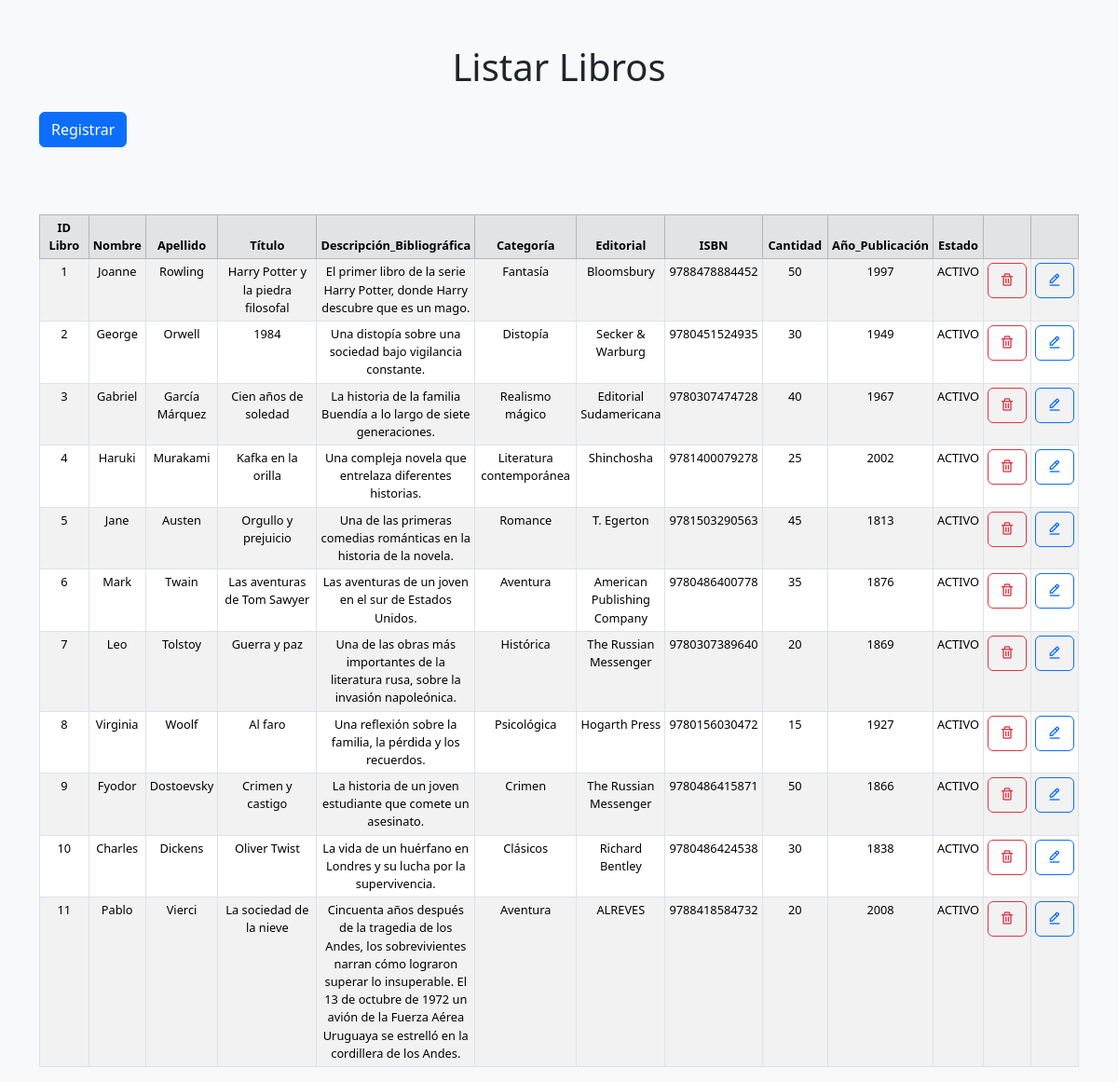
The app's page /listarLibro with its own data.
### tables this page shows
CREATE TABLE Libros
(
   IDLIBRO INTEGER PRIMARY KEY,
   IDEDITORIAL INTEGER,
   IDCATEGORIA INTEGER,
   LIBTITULO CHAR(100),
   LIBDESCRIPCION CHAR(500),
   LIBISBN CHAR(20) UNIQUE,
   LIBANOPUBLICACION INTEGER,
   LIBACTIVO BOOLEAN DEFAULT TRUE,
   LIBCANTIDAD INTEGER,
   FOREIGN KEY(IDEDITORIAL) REFERENCES Editoriales(IDEDITORIAL),
   FOREIGN KEY(IDCATEGORIA) REFERENCES Categorias(IDCATEGORIA)
);

CREATE TABLE Autores
(
   IDAUTOR INTEGER PRIMARY KEY,
   AUNOMBRE CHAR(100),
   AUAPELLIDO CHAR(100),
   IDNACIONALIDAD INTEGER,
   AUFECHANACIMIENTO CHAR(100),
   FOREIGN KEY (IDNACIONALIDAD) REFERENCES Nacionalidades(IDNACIONALIDAD)
);

CREATE TABLE Categorias
(
   IDCATEGORIA INTEGER PRIMARY KEY,
   CANOMBRE CHAR(40),
   CADESCRIPCION CHAR(200)
);

CREATE TABLE Editoriales
(
   IDEDITORIAL INTEGER PRIMARY KEY,
   EDNOMBRE CHAR(100),
   EDTELEFONO INTEGER
);

### proyecto ver 6/web.py (the view)
@app.route('/listarLibro',methods = ['GET','POST'])
def listar_Libro():
    if request.method == 'POST':
        autores = recuperacionRegistrosAutores()
        editoriales = recuperacionRegistros('EDITORIALES')
        categorias = recuperacionRegistros('CATEGORIAS')
        conexion = sql.connect('biblioteca.db')
        conexion.row_factory = sql.Row
        cursor = conexion.cursor()
        l = Libro()
        rows = cursor.execute(l.listarLibros())
        conexion.commit()
        return render_template('crearLibro.html',autores = autores,editoriales = editoriales,categorias = categorias, rows = rows)
    else:
        autores = recuperacionRegistrosAutores()
        editoriales = recuperacionRegistros('EDITORIALES')
        categorias = recuperacionRegistros('CATEGORIAS')
        conexion = sql.connect('biblioteca.db')
        conexion.row_factory = sql.Row
        cursor = conexion.cursor()
        l = Libro()
        rows = cursor.execute(l.listarLibros())
        conexion.commit()
        return render_template('listarLibro.html',autores = autores,editoriales = editoriales,categorias = categorias, rows = rows)

### proyecto ver 6/web.py (called while the page is built)
def recuperacionRegistrosAutores():
    conexion = sql.connect('biblioteca.db')
    cursor = conexion.cursor()
    cursor.execute('SELECT * FROM AUTORES')
    datos = cursor.fetchall()
    conexion.close()
    return datos

def recuperacionRegistros(tabla):
    conexion = sql.connect('biblioteca.db')
    cursor = conexion.cursor()
    cursor.execute(f'SELECT * FROM {tabla}')
    datos = cursor.fetchall()
    conexion.close()
    return datos

### proyecto ver 6/templates/listarLibro.html (shortened to what this page needs)
<!DOCTYPE html>
<html lang="en">
<head>
    <link href="https://cdn.jsdelivr.net/npm/bootstrap@5.3.3/dist/css/bootstrap.min.css" rel="stylesheet">
    <link href='https://unpkg.com/boxicons@2.1.4/css/boxicons.min.css' rel='stylesheet'>
</head>
<body class="bg-light">
    <div class="container py-5">
        <h1 class="text-center mb-4">Listar Libros</h1>
        <a href="{{ url_for('registrar_Libro') }}" class="btn btn-primary" role="button">Registrar</a>
    </div>
    <div class="container mt-4">
        <table class="table table-bordered table-striped table-sm text-center">
            <thead class="table-secondary">
                <tr>
                    <th class="columna-pequena">ID Libro</th>
                    <th>Nombre</th>
                    <th>Apellido</th>
                    <th class="columna-titulo">Título</th>
                    <th>Descripción_Bibliográfica</th>
                    <th class="columna-media">Categoría</th>
                    <th>Editorial</th>
                    <th>ISBN</th>
                    <th class="columna-pequena">Cantidad</th>
                    <th class="columna-pequena">Año_Publicación</th>
                    <th>Estado</th>
                    <th></th>
                    <th></th>
                </tr>
            </thead>
            <tbody>
                {% for row in rows %}
                <tr>
                    <td>{{ row['IDLIBRO'] }}</td>
                    <td>{{ row['AUNOMBRE'] }}</td>
                    <td>{{ row['AUAPELLIDO'] }}</td>
                    <td>{{ row['LIBTITULO'] }}</td>
                    <td>{{ row['LIBDESCRIPCION'] }}</td>
                    <td>{{ row['CANOMBRE'] }}</td>
                    <td>{{ row['EDNOMBRE'] }}</td>
                    <td>{{ row['LIBISBN'] }}</td>
                    <td>{{ row['LIBCANTIDAD'] }}</td>
                    <td>{{ row['LIBANOPUBLICACION'] }}</td>
                    <td>{{ row['ESTADO'] }}</td>
                    <td>
                        <a href="{{ url_for('actualizar_Libro', id = row['IDLIBRO']) }}" class="btn btn-outline-danger" role="button"><i class='bx bx-trash'></i></a>
                    </td>
                    <td>
                        <a href="{{ url_for('consultar_Libro', id = row['IDLIBRO']) }}" class="btn btn-outline-primary" role="button"><i class='bx bx-edit-alt'></i></a>
                    </td>
                </tr>
                {% endfor %}
            </tbody>
        </table>
    </div>
</body>
</html>

### proyecto ver 6/templates/listarLibro.html (style rules this page uses)
table, th, td { border-spacing: 0; padding: 5px; }
.columna-pequena { width: 80px; }
.columna-media { width: 120px; }
.columna-titulo { width: 200px; }
table { font-size: 0.8em; }

### records on screen
Libros: IDLIBRO "1", AUNOMBRE "Joanne", AUAPELLIDO "Rowling", LIBTITULO "Harry Potter y la piedra filosofal", LIBDESCRIPCION "El primer libro de la serie Harry Potter, donde Harry descubre que es un mago.", CANOMBRE "Fantasía", EDNOMBRE "Bloomsbury", LIBISBN "9788478884452", LIBCANTIDAD "50", LIBANOPUBLICACION "1997", ESTADO "ACTIVO"
Libros: IDLIBRO "2", AUNOMBRE "George", AUAPELLIDO "Orwell", LIBTITULO "1984", LIBDESCRIPCION "Una distopía sobre una sociedad bajo vigilancia constante.", CANOMBRE "Distopía", EDNOMBRE "Secker & Warburg", LIBISBN "9780451524935", LIBCANTIDAD "30", LIBANOPUBLICACION "1949", ESTADO "ACTIVO"
Libros: IDLIBRO "3", AUNOMBRE "Gabriel", AUAPELLIDO "García Márquez", LIBTITULO "Cien años de soledad", LIBDESCRIPCION "La historia de la familia Buendía a lo largo de siete generaciones.", CANOMBRE "Realismo mágico", EDNOMBRE "Editorial Sudamericana", LIBISBN "9780307474728", LIBCANTIDAD "40", LIBANOPUBLICACION "1967", ESTADO "ACTIVO"
Libros: IDLIBRO "4", AUNOMBRE "Haruki", AUAPELLIDO "Murakami", LIBTITULO "Kafka en la orilla", LIBDESCRIPCION "Una compleja novela que entrelaza diferentes historias.", CANOMBRE "Literatura contemporánea", EDNOMBRE "Shinchosha", LIBISBN "9781400079278", LIBCANTIDAD "25", LIBANOPUBLICACION "2002", ESTADO "ACTIVO"
Libros: IDLIBRO "5", AUNOMBRE "Jane", AUAPELLIDO "Austen", LIBTITULO "Orgullo y prejuicio", LIBDESCRIPCION "Una de las primeras comedias románticas en la historia de la novela.", CANOMBRE "Romance", EDNOMBRE "T. Egerton", LIBISBN "9781503290563", LIBCANTIDAD "45", LIBANOPUBLICACION "1813", ESTADO "ACTIVO"
Libros: IDLIBRO "6", AUNOMBRE "Mark", AUAPELLIDO "Twain", LIBTITULO "Las aventuras de Tom Sawyer", LIBDESCRIPCION "Las aventuras de un joven en el sur de Estados Unidos.", CANOMBRE "Aventura", EDNOMBRE "American Publishing Company", LIBISBN "9780486400778", LIBCANTIDAD "35", LIBANOPUBLICACION "1876", ESTADO "ACTIVO"
Libros: IDLIBRO "7", AUNOMBRE "Leo", AUAPELLIDO "Tolstoy", LIBTITULO "Guerra y paz", LIBDESCRIPCION "Una de las obras más importantes de la literatura rusa, sobre la invasión napoleónica.", CANOMBRE "Histórica", EDNOMBRE "The Russian Messenger", LIBISBN "9780307389640", LIBCANTIDAD "20", LIBANOPUBLICACION "1869", ESTADO "ACTIVO"
Libros: IDLIBRO "8", AUNOMBRE "Virginia", AUAPELLIDO "Woolf", LIBTITULO "Al faro", LIBDESCRIPCION "Una reflexión sobre la familia, la pérdida y los recuerdos.", CANOMBRE "Psicológica", EDNOMBRE "Hogarth Press", LIBISBN "9780156030472", LIBCANTIDAD "15", LIBANOPUBLICACION "1927", ESTADO "ACTIVO"
Libros: IDLIBRO "9", AUNOMBRE "Fyodor", AUAPELLIDO "Dostoevsky", LIBTITULO "Crimen y castigo", LIBDESCRIPCION "La historia de un joven estudiante que comete un asesinato.", CANOMBRE "Crimen", EDNOMBRE "The Russian Messenger", LIBISBN "9780486415871", LIBCANTIDAD "50", LIBANOPUBLICACION "1866", ESTADO "ACTIVO"
Libros: IDLIBRO "10", AUNOMBRE "Charles", AUAPELLIDO "Dickens", LIBTITULO "Oliver Twist", LIBDESCRIPCION "La vida de un huérfano en Londres y su lucha por la supervivencia.", CANOMBRE "Clásicos", EDNOMBRE "Richard Bentley", LIBISBN "9780486424538", LIBCANTIDAD "30", LIBANOPUBLICACION "1838", ESTADO "ACTIVO"
Libros: IDLIBRO "11", AUNOMBRE "Pablo", AUAPELLIDO "Vierci", LIBTITULO "La sociedad de la nieve", LIBDESCRIPCION "Cincuenta años después de la tragedia de los Andes, los sobrevivientes narran cómo lograron superar lo insuperable. El 13 de octubre de 1972 un avión de la Fuerza Aérea Uruguaya se estrelló en la cordillera de los Andes.", CANOMBRE "Aventura", EDNOMBRE "ALREVES", LIBISBN "9788418584732", LIBCANTIDAD "20", LIBANOPUBLICACION "2008", ESTADO "ACTIVO"
